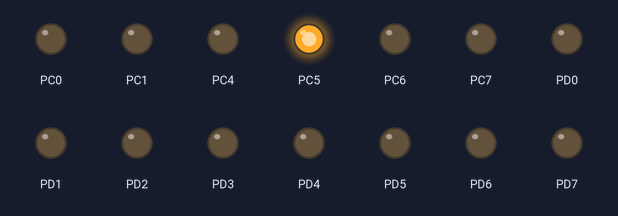
This program was run on a simulated ATmega128, built with avr-gcc and emulated at 8 MHz. On the bench: output pins drawn as LEDs (lit = HIGH). Pins used as bus, display or sensor lines are not drawn.

Above: at 0.05 s.
At 20.09 s:
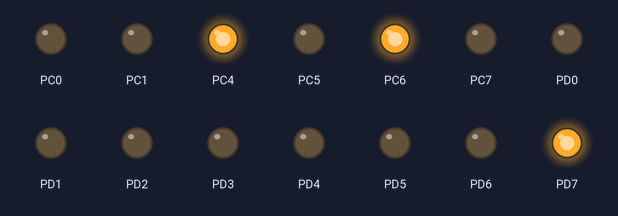
At 39.86 s:
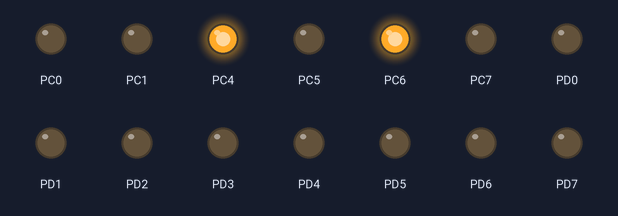
Timing chart, 0 to 40.0 s (numbered marks = the images above):
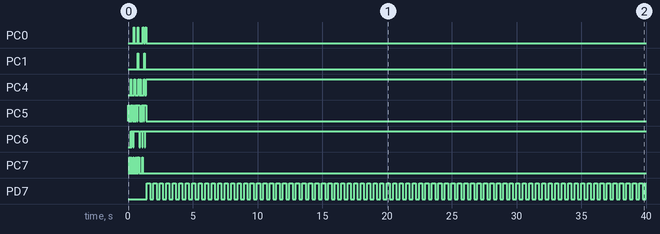

Measured:
- by itself, PC1: alternates HIGH for 0.05 s and LOW for 0.45 s, 4 changes in all, then stays LOW
- by itself, PD7: alternates HIGH for 0.25 s and LOW for 0.25 s

The program:

main.c
```c
#include "utils.h"
#include "lcd.h"
#include <avr/io.h>
#include <util/delay.h>
#include <avr/interrupt.h>


int main( void )
/*
short:			main() loop, entry point of executable
inputs:
outputs:
notes:			Slow background task after init ISR
Version :    	DMK, Initial code
*******************************************************************/
{
	// Init I/O
	DDRD = 0xFF;			// PORTD(7) output, PORTD(6:0) input

	// Init LCD
	init_4bits_mode();

	// Write sample string
	lcd_write_string("Hello There");

	// Loop forever
	while (1)
	{
		PORTD ^= (1<<7);	// Toggle PORTD.7
		wait( 250 );
	}

	return 1;
}


///*
 //* A_Kennismaking_LCD.c
 //*
 //* Created: 13-2-2019 11:37:08
 //* Author : Yannick van Dolen
 //*/
//
//#ifndef F_CPU
//#define F_CPU 8000000L
//#endif
//
//#include "utils.h"
//#include <avr/io.h>
//
//void send_lcd_command(int command);
//void init_lcd();
//void lcd_writeChar( unsigned char dat );
//
//int main(void)
//{
    //DDRC = 0xFF; // PORTC = output
	//
///*
//init:
//0x30(8bit)
//20 delay
//0x30
//20 delay
//0x30
//20 delay
//function set
//display clear
//entry mode */
//
	//send_lcd_command(0x30);
	//wait(20);
	//send_lcd_command(0x30);
	//wait(20);
	//send_lcd_command(0x30);
	//wait(20);
	//send_lcd_command(0x28);
	//wait(20);
	//send_lcd_command(0x01);
	//wait(20);
	//send_lcd_command(0x06);
	//wait(20);
	//send_lcd_command(0x0F);
	//
	//while (1)
    //{
				//
    //}
//}
//
//void send_lcd_command(int command)
//{
	//PORTC = command;
//}
//
//void init_lcd()
//{
	//// return home 	lcd_command( 0x02 );
	//// mode: 4 bits interface data, 2 lines, 5x8 dots 
	//send_lcd_command( 0x28 );
	//// display: on, cursor off, blinking off 
	//send_lcd_command( 0x0C );
	//// entry mode: cursor to right, no shift
	//send_lcd_command( 0x06 );
	//// RAM adress: 0, first position, line 1
	//send_lcd_command( 0x80 );
//
//}
//
//void lcd_writeChar( unsigned char dat )
//{
	//PORTC = dat & 0xF0;				// hoge nibble
	//PORTC = PORTC | 0x0C;			// data (RS=1), 
									//// start (EN=1)
	//wait(1);					// wait 1 ms
	//PORTC = 0x04;					// stop (EN = 0)
	//
	//PORTC = (dat & 0x0F) << 4;		// lage nibble
	//PORTC = PORTC | 0x0C;			// data (RS=1),
 									//// start (EN=1)
	//wait(1);					// wait 1 ms
	//PORTC = 0x00;					// stop  
									//// (EN=0 RS=0)
//}
//
```

lcd.c
```c
// (licence header left out)
#include <avr/io.h>
#include <util/delay.h>
#include <avr/interrupt.h>

#define LCD_E 	3
#define LCD_RS	2

/******************************************************************/
void lcd_strobe_lcd_e(void)
/*
short:			Strobe LCD module E pin --__
inputs:
outputs:
notes:			According datasheet HD44780
Version :    	DMK, Initial code
*******************************************************************/
{
	PORTC |= (1<<LCD_E);	// E high
	_delay_ms(25);			// nodig
	PORTC &= ~(1<<LCD_E);  	// E low
	_delay_ms(25);			// nodig?
}

/******************************************************************/
void init_4bits_mode(void)
/*
short:			Init LCD module in 4 bits mode.
inputs:
outputs:
notes:			According datasheet HD44780 table 12
Version :    	DMK, Initial code
*******************************************************************/
{
	// PORTC output mode and all low (also E and RS pin)
	DDRC = 0xFF;
	PORTC = 0x00;

	// Step 2 (table 12)
	PORTC = 0x28;	// function set
	lcd_strobe_lcd_e();

	// Step 3 (table 12)
	PORTC = 0x20;   // function set
	lcd_strobe_lcd_e();
	PORTC = 0x80;
	lcd_strobe_lcd_e();

	// Step 4 (table 12)
	PORTC = 0x00;   // Display on/off control
	lcd_strobe_lcd_e();
	PORTC = 0xF0;
	lcd_strobe_lcd_e();

	// Step 4 (table 12)
	PORTC = 0x00;   // Entry mode set
	lcd_strobe_lcd_e();
	PORTC = 0x60;
	lcd_strobe_lcd_e();

}

/******************************************************************/
void lcd_write_string(char *str)
/*
short:			Writes string to LCD at cursor position
inputs:
outputs:
notes:			According datasheet HD44780 table 12
Version :    	DMK, Initial code
*******************************************************************/
{
	// Het kan met een while:

	// while(*str) {
	// 	lcd_write_data(*str++);
	// }

	// of met een for:
	for(;*str; str++){
		lcd_write_data(*str);
	}
}


/******************************************************************/
void lcd_write_data(unsigned char byte)
/*
short:			Writes 8 bits DATA to lcd
inputs:			byte - written to LCD
outputs:
notes:			According datasheet HD44780 table 12
Version :    	DMK, Initial code
*******************************************************************/
{
	// First nibble.
	PORTC = byte;
	PORTC |= (1<<LCD_RS);
	lcd_strobe_lcd_e();

	// Second nibble
	PORTC = (byte<<4);
	PORTC |= (1<<LCD_RS);
	lcd_strobe_lcd_e();
}

/******************************************************************/
void lcd_write_command(unsigned char byte)
/*
short:			Writes 8 bits COMMAND to lcd
inputs:			byte - written to LCD
outputs:
notes:			According datasheet HD44780 table 12
Version :    	DMK, Initial code
*******************************************************************/
{
	// First nibble.
	PORTC = byte;
	PORTC &= ~(1<<LCD_RS);
	lcd_strobe_lcd_e();

	// Second nibble
	PORTC = (byte<<4);
	PORTC &= ~(1<<LCD_RS);
	lcd_strobe_lcd_e();
}
```

lcd.h
```c
/*
 * lcd.h
 *
 * Created: 13-2-2019 14:04:42
 *  Author: Yannick
 */

#ifndef LCD_H_
#define LCD_H_

void lcd_strobe_lcd_e(void);
void init_4bits_mode(void);
void lcd_write_string(char *str);
void lcd_write_data(unsigned char byte);
void lcd_write_cmd(unsigned char byte);


#endif
```

utils.c
```c
/*
 * utils.c
 *
 * Created: 30-1-2019 11:14:35
 *  Author: Dion van der Linden
 */

#include "utils.h"
#include <util/delay.h>

void wait(int ms)
{
	for (int i=0; i<ms; i++)
	{
		_delay_ms( 1 );		// library function (max 30 ms at 8MHz)
	}
}
	
```

utils.h
```c
/*
 * utils.h
 *
 *	Created: 30-1-2019 11:13:49
 *  Author: Dion van der Linden
 *	Description: Verschillende utilities voor programma
 */


#ifndef UTILS_H_
#define UTILS_H_

#define F_CPU 8000000L

void wait(int ms);


#endif /* UTILS_H_ */
```
